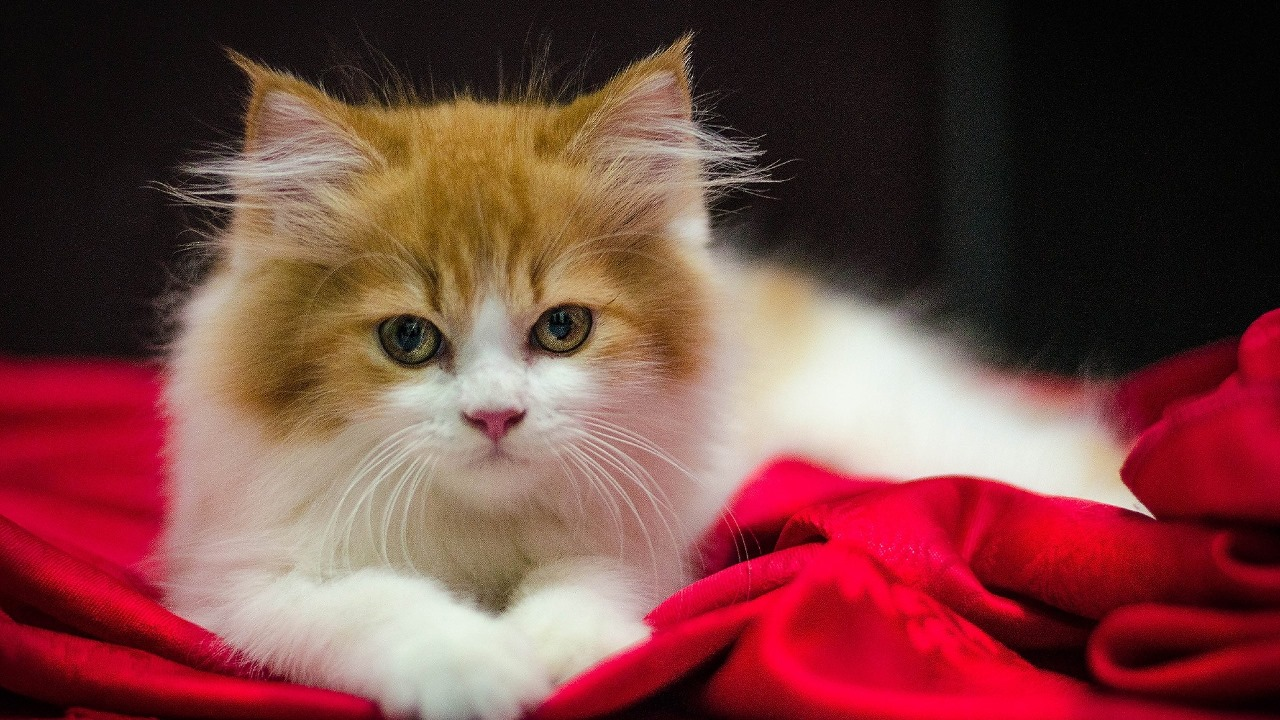
#> input picture Cat_image.jpg, 1280 x 720 px
$ jupyter execute --allow-errors PCA_colored_Image.ipynb
#> lines starting #> are read from the running program, lines starting #| are printed output that depends on the picture
[cell 1]
import numpy as np
import pandas as pd
import matplotlib.pyplot as plt
from skimage import io

[cell 2]
RGB_image=io.imread('Cat_image.jpg')
#> RGB_image is the input picture: shape (720, 1280, 3); mean R, G, B 119.3, 68.1, 64.8

[cell 3]
plt.imshow(RGB_image)

[cell 4]
RGB_image.shape
#> Out = (720, 1280, 3)

[cell 5]
R=RGB_image[:, :, 0]
G=RGB_image[:, :, 1]
B=RGB_image[:, :, 2]

Build PCA

[cell 6]
class PCA:
    def __init__(self,number_of_components=None):
        self.number_of_components=number_of_components
        self.components = None
        self.df_mean = None
        self.df_std = None
    def fit(self,df):
        #Normalization
        self.df_mean=df.mean(axis=0)

        self.df_std=df.std(axis=0)

        self.Normalization_df=(df-self.df_mean)/self.df_std

        #Get covariance matrix

        covariance_matrix=np.cov(self.Normalization_df.T)

        #EigenValue,EigenVector

        EigenValues,EigenVectors=np.linalg.eig(covariance_matrix)

        #sort index
        sorted_ind = np.argsort(EigenValues)[::-1]
        self.components = EigenVectors[:, sorted_ind[:self.number_of_components]]
        print(f'Shape of Components is {self.components.shape}')
    def transform(self,df):
        Normalization_df = (df - self.df_mean) / self.df_std
        return np.dot(Normalization_df, self.components)
    def inverse_transform(self,df):
        return np.dot(df , self.components.T) + self.df_mean

[cell 7]
PCA_R=PCA(number_of_components=20)
Normalization_R=(R-R.mean(axis=0))/R.std(axis=0)
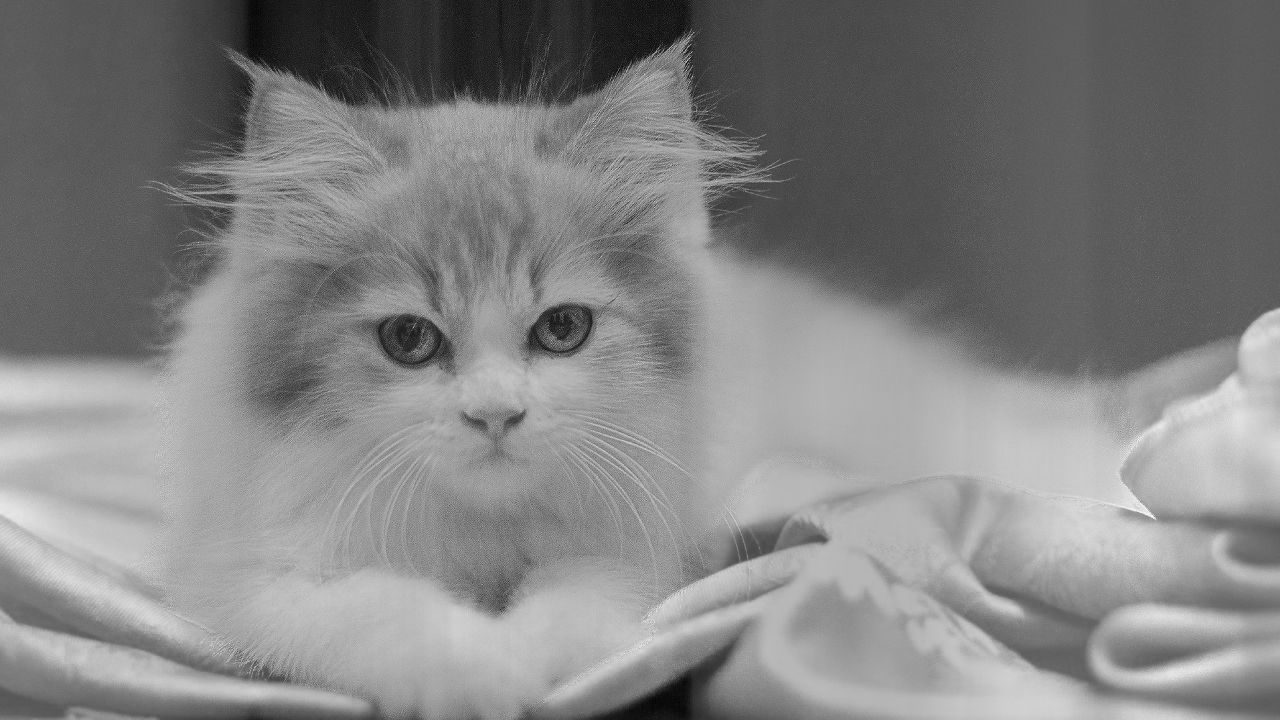
#> Normalization_R: shape (720, 1280) float64; min -2.91, max 2.74, mean 7.12e-17; drawn with min black and max white
PCA_R.fit(Normalization_R)
#> in fit, `self.df_mean=df.mean(axis=0)`: self.df_mean = 1280 values, max 5.98e-15 at index 574, min -6.83e-15 at index 562, mean 2.7e-17
#> in fit, `self.df_std=df.std(axis=0)`: self.df_std = 1280 values, max 1 at index 249, min 1 at index 231, mean 1
#> in fit, `covariance_matrix=np.cov(self.Normalization_df.T)`:
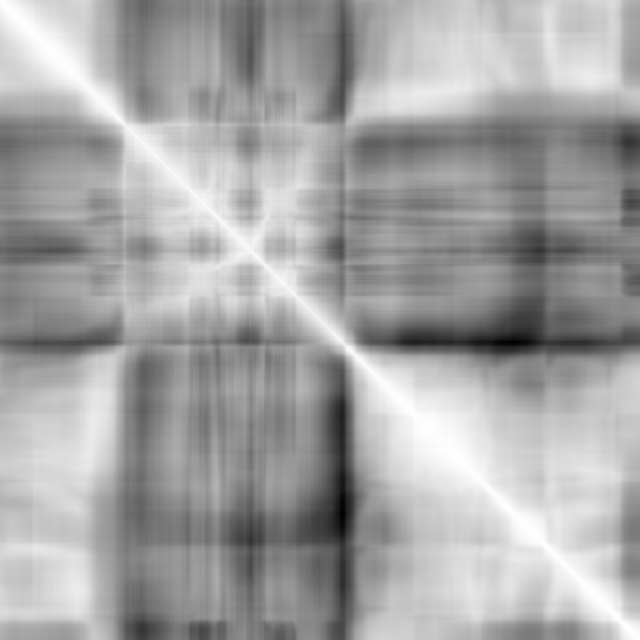
#> covariance_matrix: shape (1280, 1280) float64 (shown at 1/2 size); min -0.141, max 1, mean 0.598; drawn with min black and max white
#> in fit, `sorted_ind = np.argsort(EigenValues)[::-1]`: sorted_ind = 1280 values, max 1279 at index 932, min 0 at index 0, mean 639.5
#| Shape of Components is (1280, 20)
compress_R=PCA_R.transform(Normalization_R)

[cell 8]
PCA_G=PCA(number_of_components=20)
Normalization_G=(G-G.mean(axis=0))/G.std(axis=0)
PCA_G.fit(Normalization_G)
#> in fit (call 2), `self.df_mean=df.mean(axis=0)`: self.df_mean = 1280 values, max 6.81e-15 at index 421, min -3.57e-15 at index 56, mean 1.25e-17
#> in fit (call 2), `self.df_std=df.std(axis=0)`: self.df_std = 1280 values, max 1 at index 792, min 1 at index 1078, mean 1
#> in fit (call 2), `covariance_matrix=np.cov(self.Normalization_df.T)`:
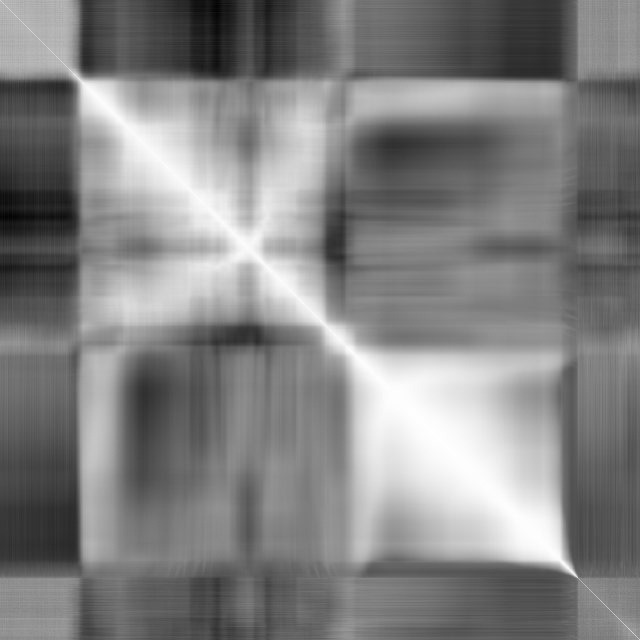
#> covariance_matrix: shape (1280, 1280) float64 (shown at 1/2 size); min -0.609, max 1, mean 0.216; drawn with min black and max white
#> in fit (call 2), `sorted_ind = np.argsort(EigenValues)[::-1]`: sorted_ind = 1280 values, max 1279 at index 1042, min 0 at index 0, mean 639.5
#| Shape of Components is (1280, 20)
compress_G=PCA_G.transform(Normalization_G)

[cell 9]
PCA_B=PCA(number_of_components=20)
Normalization_B=(B-B.mean(axis=0))/B.std(axis=0)
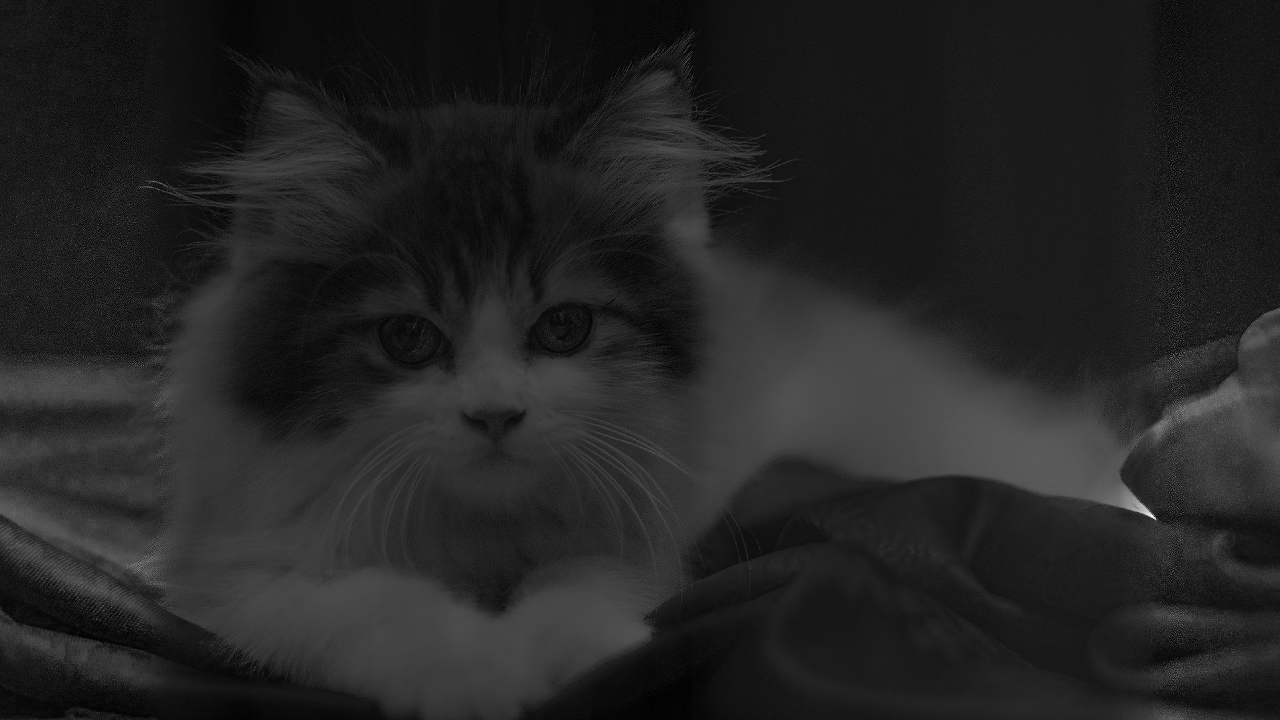
#> Normalization_B: shape (720, 1280) float64; min -1.9, max 11.46, mean 3.6e-17; drawn with min black and max white
PCA_B.fit(Normalization_B)
#> in fit (call 3), `self.df_mean=df.mean(axis=0)`: self.df_mean = 1280 values, max 2.36e-15 at index 1220, min -4.09e-15 at index 399, mean 8.56e-18
#> in fit (call 3), `self.df_std=df.std(axis=0)`: self.df_std = 1280 values, max 1 at index 894, min 1 at index 1230, mean 1
#> in fit (call 3), `covariance_matrix=np.cov(self.Normalization_df.T)`:
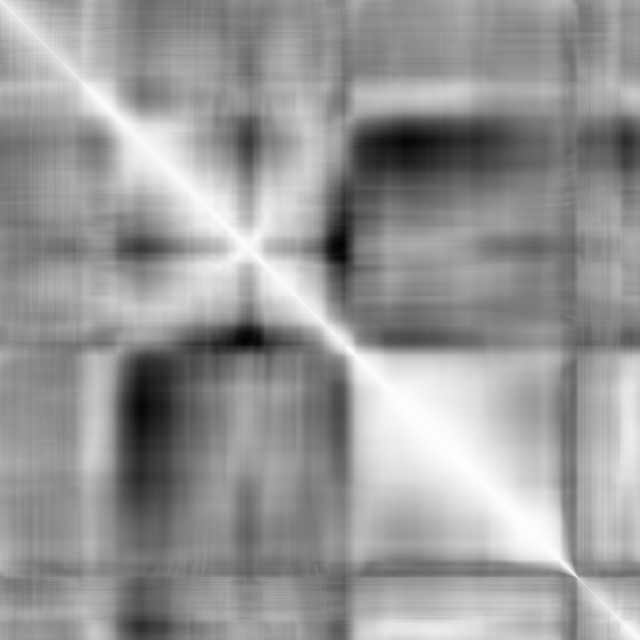
#> covariance_matrix: shape (1280, 1280) float64 (shown at 1/2 size); min -0.461, max 1, mean 0.412; drawn with min black and max white
#> in fit (call 3), `sorted_ind = np.argsort(EigenValues)[::-1]`: sorted_ind = 1280 values, max 1279 at index 941, min 0 at index 0, mean 639.5
#| Shape of Components is (1280, 20)
compress_B=PCA_B.transform(Normalization_B)

[cell 10]
compressed_RGB_Image = np.stack([compress_R, compress_G, compress_B], axis=2)

[cell 11]
compressed_RGB_Image.shape
#> Out = (720, 20, 3)

[cell 12]
Recons_R=PCA_R.inverse_transform(compress_R)
Recons_G=PCA_G.inverse_transform(compress_G)
Recons_B=PCA_B.inverse_transform(compress_B)

[cell 13]
reconstructed_RGB_Image=np.stack([Recons_R,Recons_G,Recons_B],axis=2)

[cell 14]
reconstructed_RGB_Image.shape
#> Out = (720, 1280, 3)

[cell 15]
plt.imshow(reconstructed_RGB_Image.astype(float))
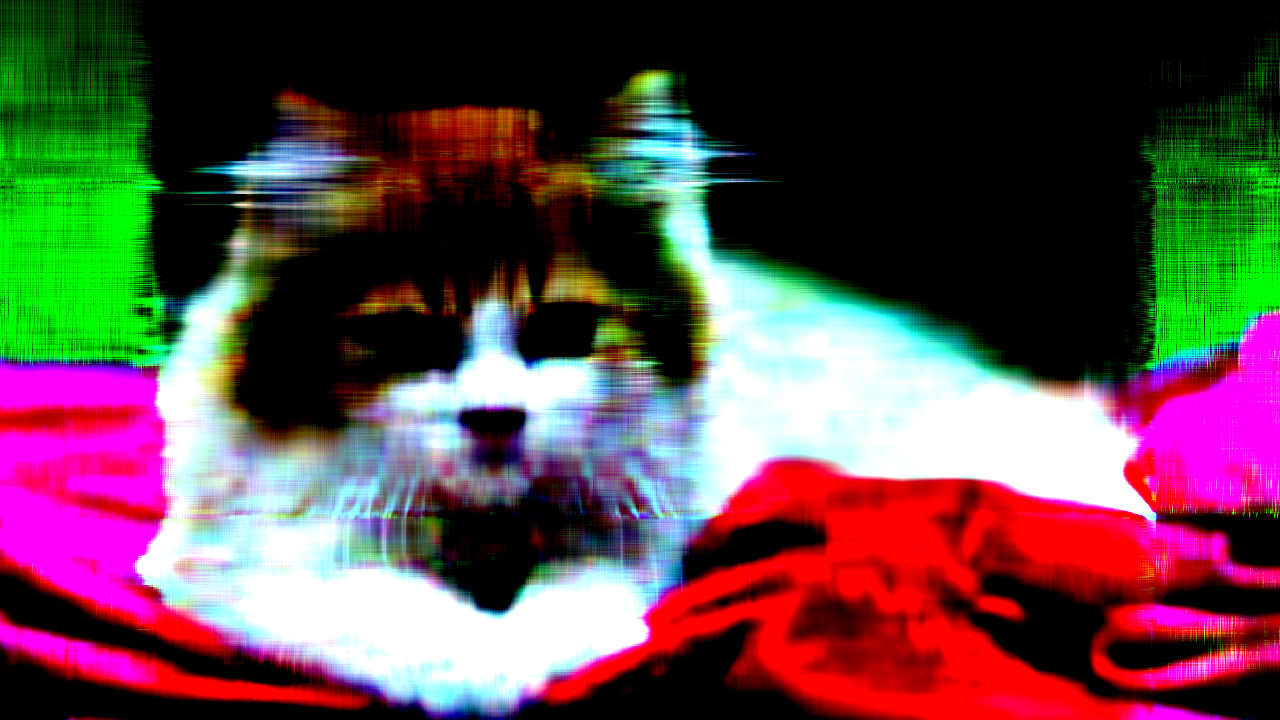
#> shown: shape (720, 1280, 3) float64; mean R, G, B 0.373, 0.28, 0.285

#> (a cell that did not finish here is left out)

#> (a cell that did not finish here is left out)

#> (a cell that did not finish here is left out)

#> (a cell that did not finish here is left out)

[cell 20]
PCA_Eigen_face=PCA(number_of_components=40)
